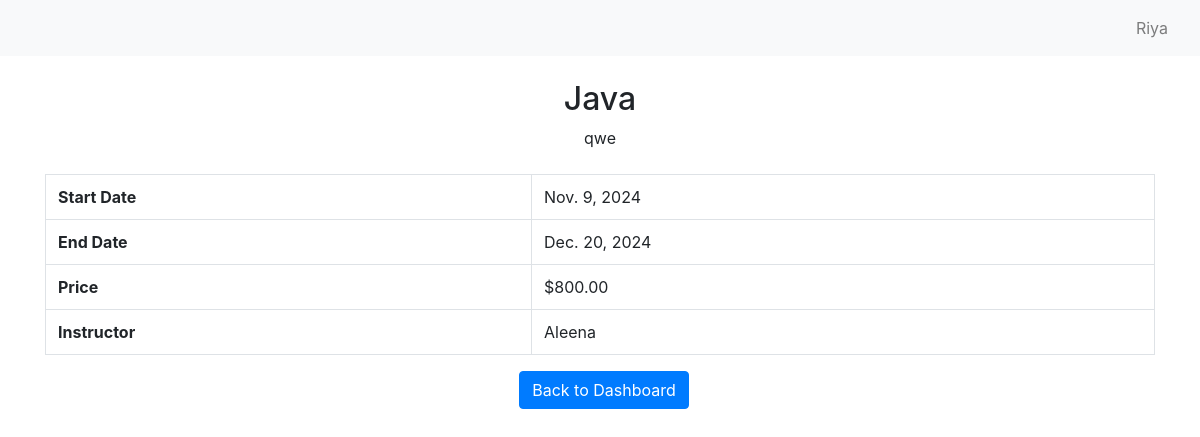
/course/1/ (signed in), run on the app's committed database.
### courseapp/models.py (models this page shows, shortened)
class Course(models.Model):
    title = models.CharField(max_length=255)
    description = models.TextField()
    instructor = models.ForeignKey(User, on_delete=models.CASCADE, limit_choices_to={'userprofile__role': 'instructor'})
    price = models.DecimalField(max_digits=10, decimal_places=2)
    start_date = models.DateField()
    end_date = models.DateField()
    enrolled_students = models.ManyToManyField(User, related_name='enrolled_courses', blank=True)

### courseapp/views.py (the view)
# urls.py: path('course/<int:course_id>/', views.view_course, name='view_course'),
@login_required
def view_course(request, course_id):
    course = get_object_or_404(Course, id=course_id)
    request.session['last_accessed_course'] = course.id
    return render(request, 'view_course.html', {'course': course})

### templates/view_course.html (shortened to what this page needs)
<nav class="navbar navbar-expand-lg navbar-light bg-light">
    <div class="collapse navbar-collapse justify-content-end">
        {% if user.is_authenticated %}
            <span class="navbar-text mr-3"> {{ user.username }}</span>
        {% else %}
            <a href="{% url 'login' %}" class="btn btn-outline-primary">Login</a>
        {% endif %}
    </div>
  </nav><!DOCTYPE html>
<html lang="en">
<head>
    <link href="https://stackpath.bootstrapcdn.com/bootstrap/4.5.2/css/bootstrap.min.css" rel="stylesheet">
</head>
<body>
<div class="container my-4">
    <h2 class="text-center">{{ course.title }}</h2>
    <p class="text-center">{{ course.description }}</p>
    <table class="table table-bordered mt-4">
        <tr>
            <th>Start Date</th>
            <td>{{ course.start_date }}</td>
        </tr>
        <tr>
            <th>End Date</th>
            <td>{{ course.end_date }}</td>
        </tr>
        <tr>
            <th>Price</th>
            <td>${{ course.price }}</td>
        </tr>
        <tr>
            <th>Instructor</th>
            <td>{{ course.instructor.username }}</td>
        </tr>
    </table>
    <div class="text-center">
        <a href="{% url 'student_dashboard' %}" class="btn btn-primary ml-2">Back to Dashboard</a>
    </div>
</div>
</body>
</html>

### data on the page
Course: title "Java", description "qwe", start_date "Nov. 9, 2024", end_date "Dec. 20, 2024", price "800.00", instructor.username "Aleena"

### other printed values
{{ user.username }} "Riya"
